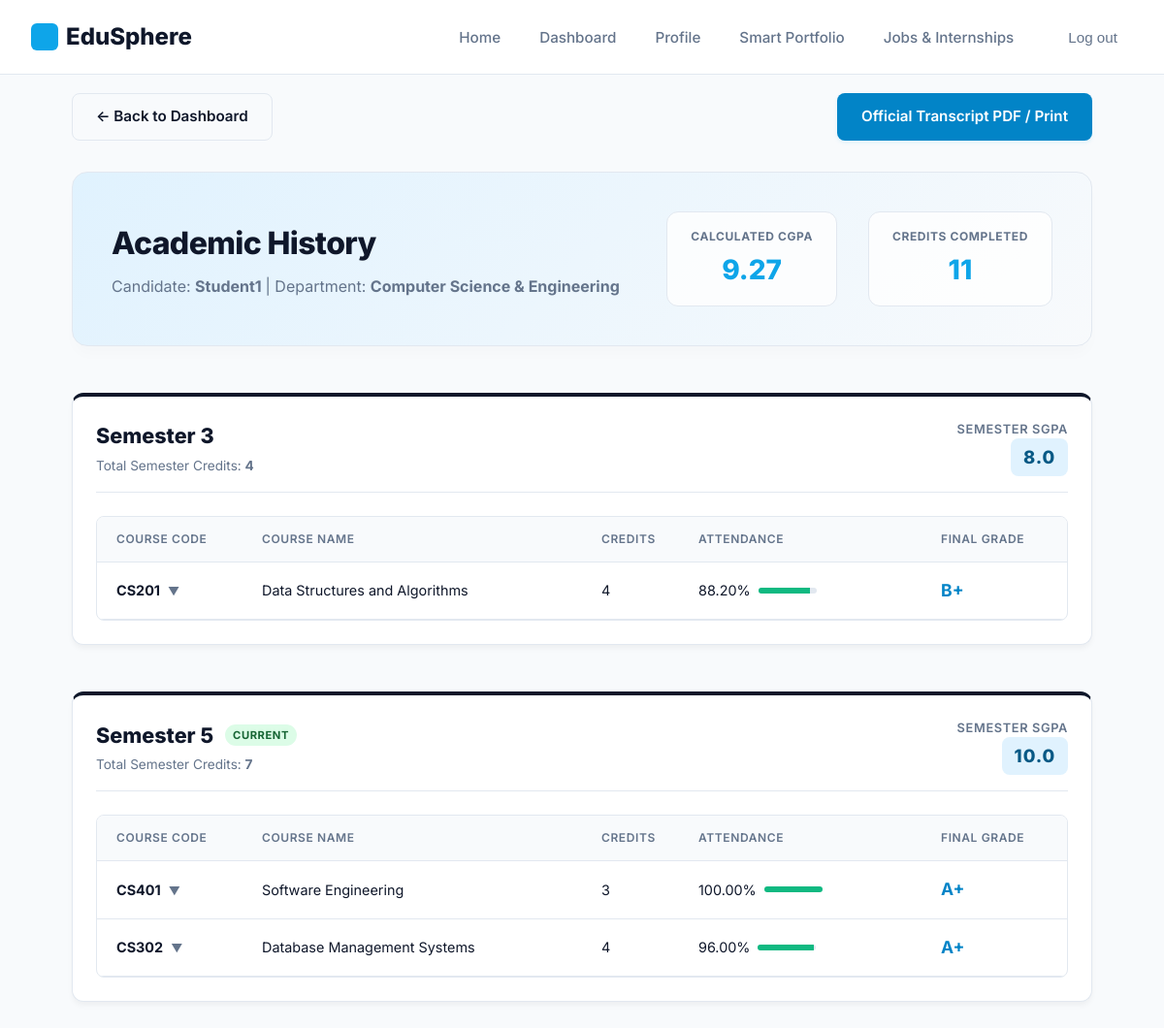
The app's page /academics/history/ (signed in) with its own data.
### users/models.py (models this page shows, shortened)
class StudentProfile(models.Model):
    user = models.OneToOneField(CustomUser, on_delete=models.CASCADE, related_name='student_profile')
    enrollment_number = models.CharField(max_length=50, blank=True, null=True)
    department = models.ForeignKey('academics.Department', on_delete=models.SET_NULL, blank=True, null=True, related_name='students')
    major = models.CharField(max_length=100, blank=True, null=True)
    current_semester = models.IntegerField(default=1)
    graduation_year = models.IntegerField(blank=True, null=True)
    cgpa = models.DecimalField(max_digits=4, decimal_places=2, default=0.00)
    skills = models.ManyToManyField('portfolio.Skill', blank=True, related_name='students')
    github = models.URLField(blank=True, null=True)
    linkedin = models.URLField(blank=True, null=True)
    leetcode = models.URLField(blank=True, null=True)
    codeforces = models.URLField(blank=True, null=True)
    location = models.CharField(max_length=150, blank=True, null=True)

class CustomUser(AbstractUser):
    ROLE_CHOICES = (
        ('student', 'Student'),
        ('faculty', 'Faculty'),
        ('hod', 'HOD'),
        ('placement_officer', 'Placement Officer'),
    )
    role = models.CharField(max_length=20, choices=ROLE_CHOICES, default='student')
    phone_number = models.CharField(max_length=15, blank=True, null=True)
    profile_picture = models.ImageField(upload_to='profile_pics/', blank=True, null=True)

### academics/models.py (models this page shows, shortened)
class Department(models.Model):
    name = models.CharField(max_length=100, unique=True)
    code = models.CharField(max_length=10, unique=True)

class CourseEnrollment(models.Model):
    student = models.ForeignKey('users.StudentProfile', on_delete=models.CASCADE, related_name='enrollments')
    course = models.ForeignKey(Course, on_delete=models.CASCADE, related_name='enrollments')
    semester = models.IntegerField()
    grade = models.CharField(max_length=5, blank=True, null=True)
    attendance_percentage = models.DecimalField(max_digits=5, decimal_places=2, default=100.00)
    class Meta:
        unique_together = ('student', 'course', 'semester')

class Course(models.Model):
    name = models.CharField(max_length=100)
    code = models.CharField(max_length=20, unique=True)
    department = models.ForeignKey(Department, on_delete=models.CASCADE, related_name='courses')
    credits = models.IntegerField(default=3)
    semester = models.IntegerField(default=1)
    faculty = models.ForeignKey('users.FacultyProfile', on_delete=models.SET_NULL, blank=True, null=True, related_name='assigned_courses')

### academics/views.py (the view)
# urls.py: path('academics/history/', views.student_academics, name='student_academics'),
@login_required
def student_academics(request):
    if request.user.role != 'student':
        messages.error(request, "Only students can view this page.")
        return redirect('dashboard')
    profile = request.user.student_profile
    enrollments = profile.enrollments.all().select_related('course').prefetch_related('exam_results', 'attendance_records')
    grade_points_map = {
        'O': 10.0, 'A+': 10.0, 'A': 9.0, 'B+': 8.0, 'B': 7.0, 'C': 6.0, 'D': 5.0, 'F': 0.0,
        'o': 10.0, 'a+': 10.0, 'a': 9.0, 'b+': 8.0, 'b': 7.0, 'c': 6.0, 'd': 5.0, 'f': 0.0
    }
    semesters_dict = {}
    total_points = 0.0
    total_credits = 0
    for enroll in enrollments:
        enroll.total_days = enroll.attendance_records.count()
        enroll.present_count = enroll.attendance_records.filter(status='present').count()
        enroll.absent_count = enroll.attendance_records.filter(status='absent').count()
        sem = enroll.semester
        if sem not in semesters_dict:
            semesters_dict[sem] = {
                'semester_num': sem,
                'enrollments': [],
                'total_points': 0.0,
                'total_credits': 0,
                'sgpa': 0.0
            }
        semesters_dict[sem]['enrollments'].append(enroll)
        grade = enroll.grade
        if grade and grade.upper() in grade_points_map:
            pts = grade_points_map[grade.upper()]
            credits = enroll.course.credits
            semesters_dict[sem]['total_points'] += float(pts * credits)
            semesters_dict[sem]['total_credits'] += credits
            total_points += float(pts * credits)
            total_credits += credits
    for sem, data in semesters_dict.items():
        if data['total_credits'] > 0:
            data['sgpa'] = round(data['total_points'] / data['total_credits'], 2)
        else:
            data['sgpa'] = 0.0
    calculated_cgpa = 0.0
    if total_credits > 0:
        calculated_cgpa = round(total_points / total_credits, 2)
    sorted_semesters = sorted(semesters_dict.values(), key=lambda x: x['semester_num'])
    context = {
        'profile': profile,
        'semesters': sorted_semesters,
        'calculated_cgpa': calculated_cgpa,
        'total_credits_completed': total_credits,
    }
    return render(request, 'academics/student_academics.html', context)

### templates/academics/student_academics.html (shortened to what this page needs)
{% extends "base.html" %}
{% block content %}
<div class="academics-container">
    <div style="display: flex; justify-content: space-between; align-items: center; margin-bottom: 2rem;">
        <a href="{% url 'dashboard' %}" class="btn btn-outline">&larr; Back to Dashboard</a>
        <a href="{% url 'transcript' user.username %}" target="_blank" class="btn btn-primary" style="background: var(--primary-dark);">Official Transcript PDF / Print</a>
    </div>
    <div class="academics-header">
        <div class="academics-title">
            <h1>Academic History</h1>
            <p>Candidate: <strong>{{ profile.user.first_name|default:profile.user.username }} {{ profile.user.last_name|default:"" }}</strong> | Department: <strong>{{ profile.department.name }}</strong></p>
        </div>
        <div class="academics-stat-grid">
            <div class="academics-stat-box">
                <div class="academics-stat-label">Calculated CGPA</div>
                <div class="academics-stat-value">{{ calculated_cgpa }}</div>
            </div>
            <div class="academics-stat-box">
                <div class="academics-stat-label">Credits Completed</div>
                <div class="academics-stat-value">{{ total_credits_completed }}</div>
            </div>
        </div>
    </div>
    <section>
        {% if semesters %}
            {% for sem in semesters %}
                <div class="card" style="margin-bottom: 3rem; border-top: 4px solid var(--secondary); box-shadow: 0 4px 6px -1px rgba(0,0,0,0.05);">
                    <div style="display: flex; justify-content: space-between; align-items: center; margin-bottom: 1.5rem; padding-bottom: 1rem; border-bottom: 1px solid var(--border);">
                        <div>
                            <h3 style="font-size: 1.35rem; font-weight: 800; color: var(--secondary); display: flex; align-items: center; gap: 0.75rem;">
                                Semester {{ sem.semester_num }}
                                {% if sem.semester_num == profile.current_semester %}
                                    <span class="status-badge status-success" style="font-size: 0.7rem; font-weight: 700; padding: 0.15rem 0.5rem;">Current</span>
                                {% endif %}
                            </h3>
                            <p style="font-size: 0.85rem; color: var(--text-muted); margin-top: 0.25rem;">Total Semester Credits: <strong>{{ sem.total_credits }}</strong></p>
                        </div>
                        <div style="text-align: right;">
                            <p style="font-size: 0.8rem; color: var(--text-muted); text-transform: uppercase; font-weight: 600; letter-spacing: 0.05em;">Semester SGPA</p>
                            <span class="status-badge status-info" style="font-size: 1.15rem; padding: 0.35rem 0.8rem; font-weight: 800; border-radius: 8px;">
                                {% if sem.sgpa %}{{ sem.sgpa }}{% else %}N/A{% endif %}
                            </span>
                        </div>
                    </div>
                    <div class="table-responsive" style="margin-bottom: 0;">
                        <table class="table">
                            <thead>
                                <tr>
                                    <th style="width: 15%">Course Code</th>
                                    <th style="width: 35%">Course Name</th>
                                    <th style="width: 10%">Credits</th>
                                    <th style="width: 25%">Attendance</th>
                                    <th style="width: 15%">Final Grade</th>
                                </tr>
                            </thead>
                            <tbody>
                                {% for enroll in sem.enrollments %}
                                    <tr onclick="toggleDetails('details-{{ enroll.id }}')" class="course-row-clickable" style="cursor: pointer; transition: background-color 0.2s;">
                                        <td><strong>{{ enroll.course.code }}</strong> <span style="font-size: 0.75rem; color: var(--text-muted); margin-left: 0.25rem;">▼</span></td>
                                        <td>{{ enroll.course.name }}</td>
                                        <td>{{ enroll.course.credits }}</td>
                                        <td>
                                            <div style="display: flex; align-items: center; gap: 0.5rem;">
                                                <span>{{ enroll.attendance_percentage }}%</span>
                                                <div style="width: 60px; height: 6px; background: #e2e8f0; border-radius: 3px; overflow: hidden; display: inline-block;">
                                                    <div style="width: {{ enroll.attendance_percentage }}%; height: 100%;
                                                        background: {% if enroll.attendance_percentage < 75 %}#ef4444{% else %}#10b981{% endif %};">
                                                    </div>
                                                </div>
                                            </div>
                                        </td>
                                        <td>
                                            {% if enroll.grade %}
                                                <span style="font-weight: 700; color: var(--primary-dark); font-size: 1.1rem;">{{ enroll.grade }}</span>
                                            {% else %}
                                                <span style="color: var(--text-muted); font-style: italic;">In Progress</span>
                                            {% endif %}
                                        </td>
                                    </tr>
                                {% endfor %}
                            </tbody>
                        </table>
                    </div>
                </div>
            {% endfor %}
        {% else %}
            <div class="card" style="text-align: center; padding: 4rem; color: var(--text-muted);">
                <p style="font-size: 1.1rem; font-style: italic;">No academic records registered yet.</p>
            </div>
        {% endif %}
    </section>
</div>
{% endblock %}

### static/css/style.css (style rules this page uses)
:root { --primary: #0ea5e9; --primary-light: #e0f2fe; --primary-hover: #0284c7; --primary-dark: #0284c7; --secondary: #0f172a; --surface: #ffffff; --background: #f8fafc; --text-main: #0f172a; --text-muted: #64748b; --border: #e2e8f0; --border-focus: #cbd5e1; --font-sans: 'Inter', system-ui, -apple-system, BlinkMacSystemFont, "Segoe UI", Roboto, sans-serif; --container-padding: 2rem; --transition-smooth: all 0.6s cubic-bezier(0.16, 1, 0.3, 1); --transition-fast: all 0.25s cubic-bezier(0.16, 1, 0.3, 1); }
* { margin: 0; padding: 0; box-sizing: border-box; }
body { font-family: var(--font-sans); background-color: var(--background); color: var(--text-main); line-height: 1.5; -webkit-font-smoothing: antialiased; }
a { text-decoration: none; color: inherit; }
.btn { display: inline-flex; align-items: center; justify-content: center; padding: 0.75rem 1.5rem; border-radius: 8px; font-weight: 600; font-size: 0.95rem; transition: var(--transition-fast); cursor: pointer; border: 1px solid transparent; position: relative; overflow: hidden; z-index: 1; }
.btn-primary { background: var(--primary); color: white; box-shadow: 0 2px 4px rgba(14, 165, 233, 0.1); }
.btn-primary::after { content: ''; position: absolute; top: 0; left: -100%; width: 50%; height: 100%; background: linear-gradient( to right, rgba(255, 255, 255, 0) 0%, rgba(255, 255, 255, 0.3) 50%, rgba(255, 255, 255, 0) 100% ); transform: skewX(-25deg); transition: 0.75s; z-index: -1; }
.btn-outline { background: transparent; border-color: var(--border); color: var(--text-main); }
.btn-outline::after { content: ''; position: absolute; top: 0; left: 0; width: 100%; height: 100%; background: var(--primary-light); transform: scaleX(0); transform-origin: right; transition: transform 0.4s cubic-bezier(0.16, 1, 0.3, 1); z-index: -1; }
.status-badge { display: inline-block; padding: 0.25rem 0.75rem; border-radius: 9999px; font-size: 0.75rem; font-weight: 600; text-transform: uppercase; letter-spacing: 0.05em; }
.status-success { background: #dcfce7; color: #166534; }
.status-info { background: #e0f2fe; color: #075985; }
.card { background: var(--surface); border: 1px solid var(--border); border-radius: 12px; padding: 1.5rem; box-shadow: 0 4px 6px -1px rgba(0, 0, 0, 0.02); transition: var(--transition-smooth); }
.table-responsive { width: 100%; overflow-x: auto; border: 1px solid var(--border); border-radius: 8px; background: var(--surface); margin-bottom: 1.5rem; }
.table { width: 100%; border-collapse: collapse; text-align: left; font-size: 0.9rem; }
.table th { background: #f8fafc; color: var(--text-muted); font-weight: 600; padding: 0.875rem 1.25rem; border-bottom: 1px solid var(--border); text-transform: uppercase; font-size: 0.75rem; letter-spacing: 0.05em; }
.table td { padding: 1rem 1.25rem; border-bottom: 1px solid var(--border); color: var(--text-main); vertical-align: middle; }

### templates/academics/student_academics.html (style rules this page uses)
.academics-container { margin: 6rem auto 4rem; max-width: 1100px; padding: 0 1.5rem; }
.academics-header { background: linear-gradient(135deg, var(--primary-light) 0%, var(--background) 100%); border: 1px solid var(--border); color: var(--text-main); border-radius: 16px; padding: 2.5rem; margin-bottom: 3rem; box-shadow: 0 10px 15px -3px rgba(0, 0, 0, 0.02); display: flex; justify-content: space-between; align-items: center; flex-wrap: wrap; gap: 1.5rem; }
.academics-title h1 { font-size: 2rem; font-weight: 800; letter-spacing: -0.02em; color: var(--secondary); }
.academics-title p { color: var(--text-muted); margin-top: 0.5rem; font-size: 1rem; }
.academics-stat-grid { display: flex; gap: 2rem; }
.academics-stat-box { background: rgba(255, 255, 255, 0.8); border: 1px solid var(--border); border-radius: 12px; padding: 1rem 1.5rem; text-align: center; min-width: 120px; }
.academics-stat-label { font-size: 0.75rem; text-transform: uppercase; color: var(--text-muted); font-weight: 700; letter-spacing: 0.05em; }
.academics-stat-value { font-size: 1.75rem; font-weight: 800; margin-top: 0.25rem; color: var(--primary); }

### records on screen
StudentProfile: user.first_name "Student1", department.name "Computer Science & Engineering"
CourseEnrollment: course.code "CS201", course.name "Data Structures and Algorithms", course.credits "4", attendance_percentage "88.20", grade "B+"
CourseEnrollment: course.code "CS401", course.name "Software Engineering", course.credits "3", attendance_percentage "100.00", grade "A+"
CourseEnrollment: course.code "CS302", course.name "Database Management Systems", course.credits "4", attendance_percentage "96.00", grade "A+"

### other values on screen
{{ calculated_cgpa }} "9.27"
{{ total_credits_completed }} "11"
{{ sem.semester_num }} "3" "5"
{{ sem.total_credits }} "4" "7"
{{ sem.sgpa }} "8.0" "10.0"
